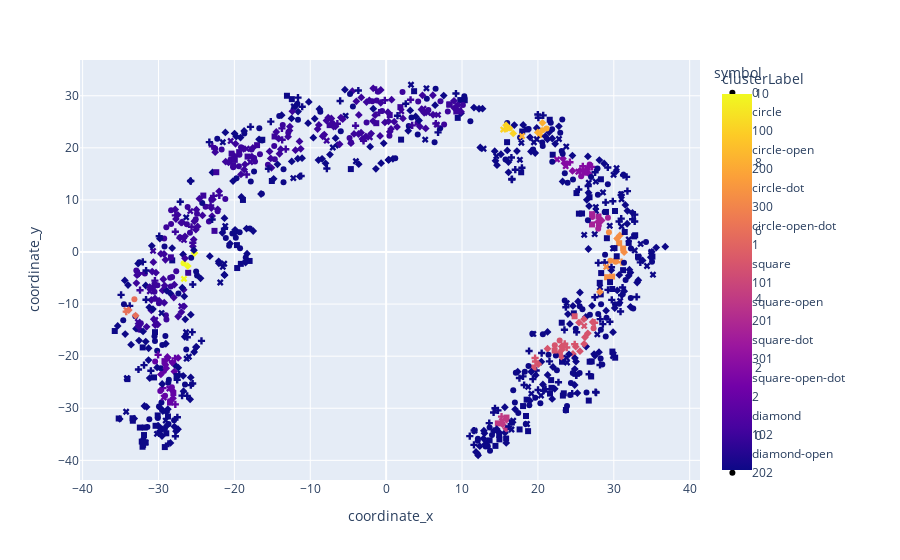

Notebook cell for this chart:
### Code cell
fig = px.scatter(
    main_df, 
    x='coordinate_x', 
    y='coordinate_y', 
    hover_name='itemLabel', 
    hover_data=['genderLabel', 'citizenshipLabel', 'religionLabel', 'occupationLabel', 'degreeLabel', 'dateOfBirth'], 
    color = 'clusterLabel',
    symbol = symbol_list,
    size_max=60
)
fig.update_layout(
     height=800)
fig.show()
